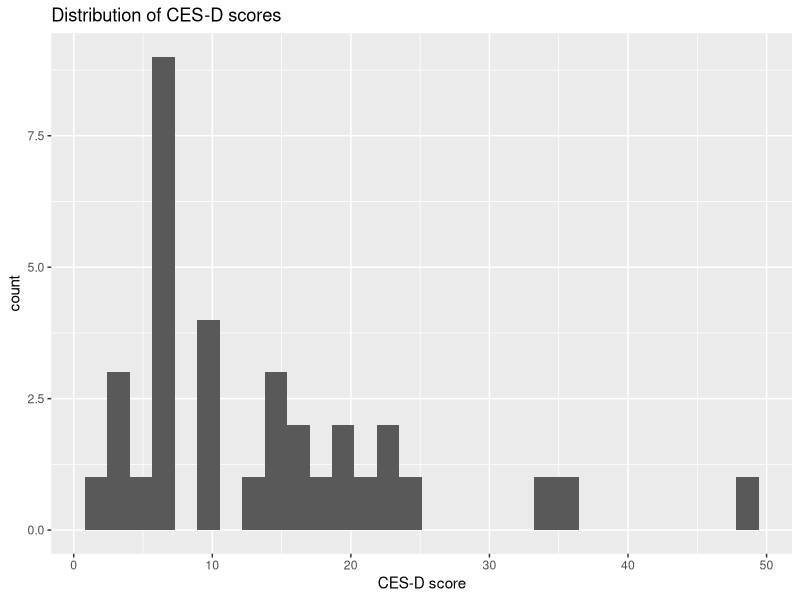
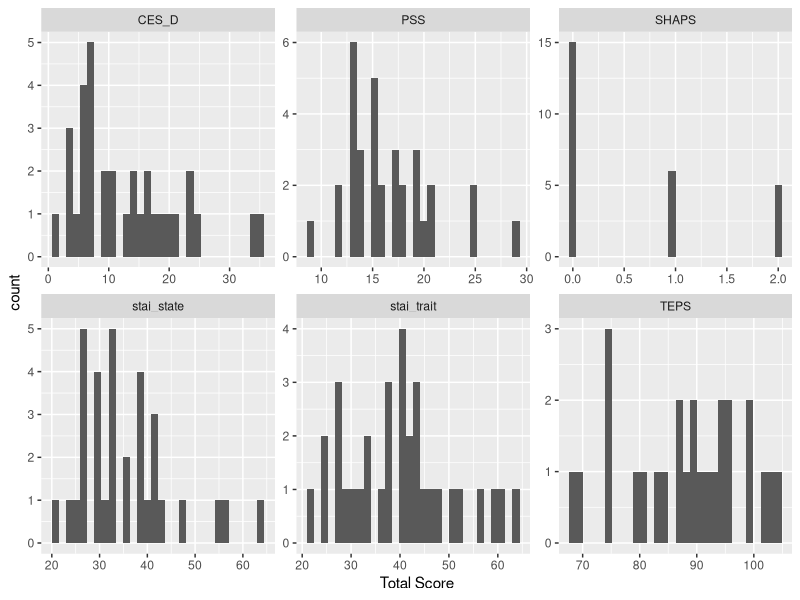

Source code (R) for these figures, in order:
## ---- chunk 1
library(tidyverse)
## ---- chunk 2
responses <- read_csv("data/rtLife - Pre-Scan Questionnaires_February 23, 2023_14.13.csv")
responses <- responses %>%
  slice(-(1:2)) %>%
  filter(Finished == 'True') %>%
  distinct(subject_id, .keep_all= TRUE, fromLast=T)
## ---- chunk 3
# parameters
q_name = "CES-D"
factor_order = c("Rarely or none of the time (less than 1 day)",
                  "Some or a little of the time (1-2 days)",
                  "Occasionally or a moderate amount of time (3-4 days)",
                  "Most or all of the time (5-7 days)")
reversed = c(4,8,12,16)

# function
df <- responses %>%
  select(subject_id, contains(q_name))

items <- df %>%
  select(-subject_id) %>%
  colnames()

rev_items = paste0(q_name, "_", as.character(reversed))

df[items] <- lapply(df[items], factor, levels = factor_order, ordered=T)
df[items] <- lapply(df[items], FUN = function(x) as.numeric(x) - 1)

df[rev_items] <- lapply(df[rev_items], FUN = function(x) -x + 3)

totals <- df %>%
  mutate(total = rowSums(across(items))) %>%
  select(subject_id, total)
## ---- chunk 4
totals <- totals %>%
  rename(CES_D = total)
nrow(totals)
## ---- chunk 5
#write_csv(totals, paste0(q_name, "_subject_scores.csv"))
## ---- chunk 6
ggplot(data=totals, mapping=aes(x=CES_D)) +
  geom_histogram() +
  xlab('CES-D score') +
  labs(title = "Distribution of CES-D scores")
## ---- chunk 7
calc_total<- function(df = responses, q_name, factor_order, reversed, i=0, r=3) {
  df <- df %>%
  select(subject_id, contains(q_name))

  items <- df %>%
    select(-subject_id) %>%
    colnames()

  rev_items = paste0(q_name, "_", as.character(reversed))

  df[items] <- lapply(df[items], factor, levels = factor_order, ordered=T)
  df[items] <- lapply(df[items], FUN = function(x) as.numeric(x) - 1 + i)

  df[rev_items] <- lapply(df[rev_items], FUN = function(x) -x + r + 2*i)

  totals <- df %>%
    mutate(total = rowSums(across(items))) %>%
    select(subject_id, total)
  
  return (totals)
}
## ---- chunk 8
q_name = "stai_state"
factor_order = c("Not at all",
                  "Somewhat",
                  "Moderately so",
                  "Very much so")
reversed = c(1,2,5,8,10,11,15,16,19,20)
offset=1


stai_state <- calc_total(q_name=q_name, factor_order=factor_order, reversed=reversed, i=offset) %>%
  rename(stai_state=total)
## ---- chunk 9
totals <- left_join(totals, stai_state)
nrow(totals)
## ---- chunk 10
q_name = "stai_trait"
factor_order = c("Not at all",
                  "Somewhat",
                  "Moderately so",
                  "Very much so")
reversed = c(1,3,6,7,10,13,14,16,19)
offset=1


stai_trait <- calc_total(q_name=q_name, factor_order=factor_order, reversed=reversed, i=offset) %>%
  rename(stai_trait=total)

totals <- left_join(totals, stai_trait)
## ---- chunk 11
q_name = "PSS"
factor_order = c("0 - never",
                  "1 - almost never",
                  "2 - sometimes",
                  "3 - fairly often",
                 "4 - very often")
reversed = c(4,5,7,8)


pss <- calc_total(q_name=q_name, factor_order=factor_order, reversed=reversed, r=4) %>%
  rename(PSS=total)

totals <- left_join(totals, pss)
## ---- chunk 12
nrow(totals)
## ---- chunk 13
responses2 <- read_csv("data/rtLife - Post-Scan Questionnaires_March 2, 2023_10.52.csv")
responses2 <- responses2 %>%
  slice(-(1:2)) %>%
  filter(Finished == 'True')%>%
  distinct(subject_id, .keep_all= TRUE, fromLast=T)
## ---- chunk 14
q_name = "SHAPS"

# function
df <- responses2 %>%
  select(subject_id, contains(q_name))

items <- df %>%
  select(-subject_id) %>%
  colnames()

df <- df %>%
  mutate(across(items, 
             ~ case_when(. == "Strongly disagree" ~ 1,
                         . == "Disagree" ~ 1,
                         . == "Agree" ~ 0,
                         . == "Strongly agree" ~ 0)))

shaps <- df %>%
  mutate(SHAPS = rowSums(across(items))) %>%
  select(subject_id, SHAPS)
## ---- chunk 15
totals <- left_join(totals, shaps)
## ---- chunk 16
nrow(totals)
## ---- chunk 17
# parameters
q_name = "TEPS_Items"
factor_order = c("very false for me",
                 "moderately false for me",
                 "slightly false for me",
                 "slightly true for me",
                 "moderately true for me",
                 "very true for me")
reversed = c("10-18_4")

teps <- calc_total(df=responses2, q_name=q_name, factor_order=factor_order, reversed=reversed, i=1, r=5) %>%
  rename(TEPS=total)

totals <- left_join(totals, teps)
## ---- chunk 18
totals <- totals %>%
  filter(subject_id != "x")
## ---- chunk 19
totals
## ---- chunk 20
#write_csv(totals, "subject_scores.csv")
## ---- chunk 21
plot_tbl <- totals %>% 
  pivot_longer(! subject_id, names_to = "Questionnaire", values_to = "Total Score")
## ---- chunk 22
ggplot(data = plot_tbl, mapping = aes(x = `Total Score`)) +
  geom_histogram() +
  facet_wrap(vars(Questionnaire), scales = "free")
